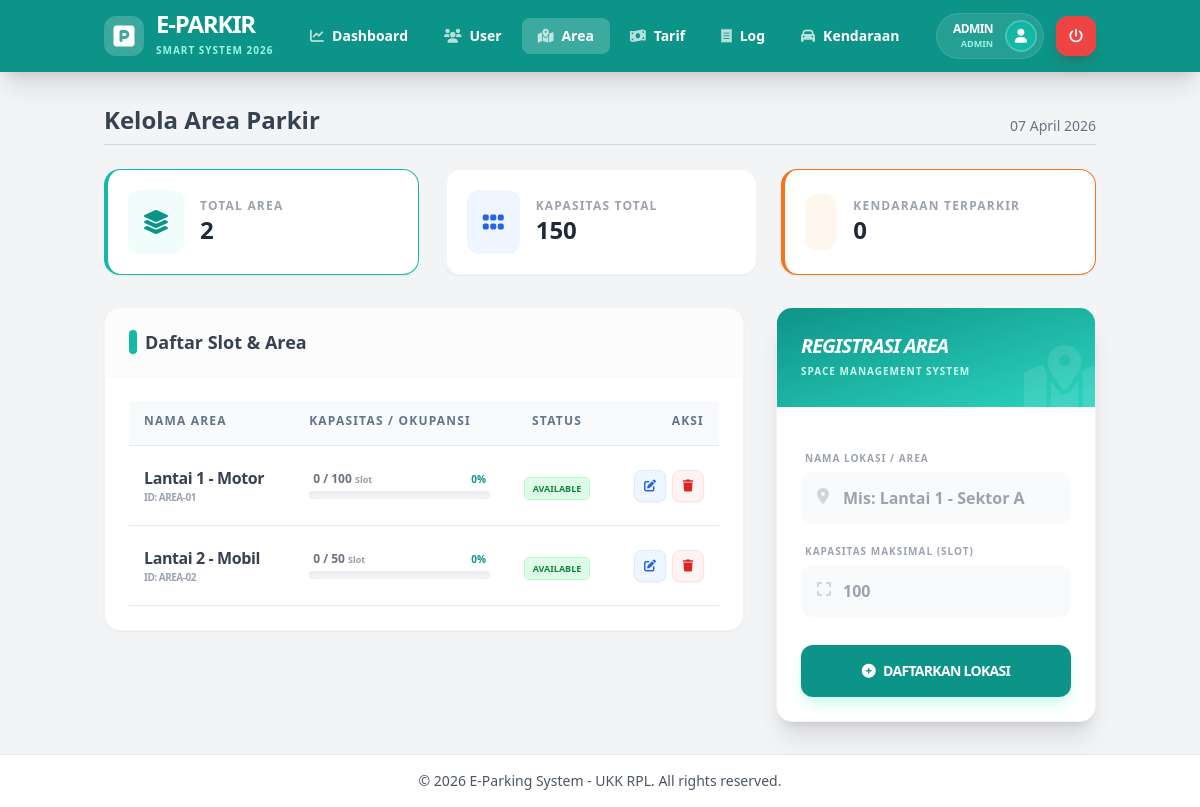
The app's page /pages/admin/area.php (signed in), older data.
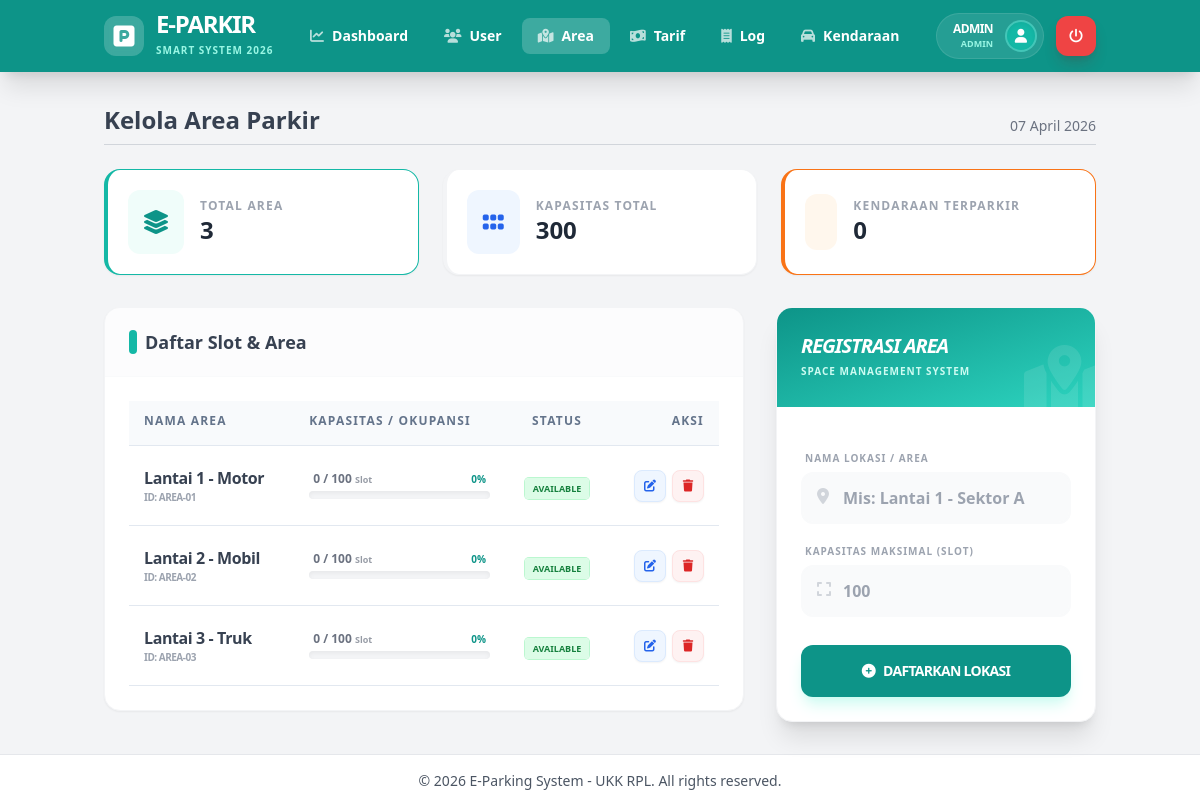
The same page, newer data.
### tables this page shows
CREATE TABLE IF NOT EXISTS area_parkir (
    id_area INT AUTO_INCREMENT PRIMARY KEY,
    nama_area VARCHAR(50) NOT NULL,
    kapasitas INT NOT NULL,
    terisi INT DEFAULT 0
);

### pages/admin/area.php (the view, shortened to what this page needs)
<?php
require_once __DIR__ . '/../../config/db.php';
$page_title = "Kelola Area Parkir";
$is_edit = false;
$edit_nama = '';
$edit_kapasitas = '';
$total_area = mysqli_fetch_assoc(mysqli_query($conn, "SELECT COUNT(*) as total FROM area_parkir"))['total'];
$total_kapasitas = mysqli_fetch_assoc(mysqli_query($conn, "SELECT SUM(kapasitas) as total FROM area_parkir"))['total'];
$total_terisi = mysqli_fetch_assoc(mysqli_query($conn, "SELECT SUM(terisi) as total FROM area_parkir"))['total'];
include __DIR__ . '/../../includes/header.php';
?>
<div class="grid grid-cols-1 md:grid-cols-3 gap-6 mb-8">
    <div class="bg-white rounded-2xl shadow-sm border border-gray-100 p-5 flex items-center space-x-4 hover:shadow-md transition border-l-4 border-teal-500">
        <div class="p-4 bg-teal-50 rounded-xl text-teal-600 font-bold">
            <i class="fas fa-layer-group text-2xl"></i>
        </div>
        <div>
            <p class="text-xs font-bold text-gray-400 uppercase tracking-widest">Total Area</p>
            <h4 class="text-2xl font-black text-gray-800"><?php echo $total_area; ?></h4>
        </div>
    </div>
    <div class="bg-white rounded-2xl shadow-sm border border-gray-100 p-5 flex items-center space-x-4 hover:shadow-md transition border-l-4 border-blue-500">
        <div class="p-4 bg-blue-50 rounded-xl text-blue-600 font-bold">
            <i class="fas fa-grip text-2xl"></i>
        </div>
        <div>
            <p class="text-xs font-bold text-gray-400 uppercase tracking-widest">Kapasitas Total</p>
            <h4 class="text-2xl font-black text-gray-800"><?php echo $total_kapasitas ?? 0; ?></h4>
        </div>
    </div>
    <div class="bg-white rounded-2xl shadow-sm border border-gray-100 p-5 flex items-center space-x-4 hover:shadow-md transition border-l-4 border-orange-500">
        <div class="p-4 bg-orange-50 rounded-xl text-orange-600 font-bold">
        </div>
        <div>
            <p class="text-xs font-bold text-gray-400 uppercase tracking-widest">Kendaraan Terparkir</p>
            <h4 class="text-2xl font-black text-gray-800"><?php echo $total_terisi ?? 0; ?></h4>
        </div>
    </div>
</div>
<div class="flex flex-col lg:flex-row gap-8">
    <div class="w-full lg:w-2/3">
        <div class="bg-white rounded-2xl shadow-sm border border-gray-100 overflow-hidden">
            <div class="px-6 py-5 border-b border-gray-50 bg-gray-50/50 flex justify-between items-center">
                <div class="flex items-center space-x-2">
                    <div class="w-2 h-6 bg-teal-500 rounded-full"></div>
                    <h3 class="text-lg font-bold text-gray-700">Daftar Slot & Area</h3>
                </div>
            </div>
            <div class="overflow-x-auto p-6">
                <table class="w-full">
                    <thead>
                        <tr class="text-left text-gray-400 text-xs font-black uppercase tracking-widest border-b border-gray-100">
                            <th class="pb-4">Nama Area</th>
                            <th class="pb-4">Kapasitas / Okupansi</th>
                            <th class="pb-4 text-center">Status</th>
                            <th class="pb-4 text-right">Aksi</th>
                        </tr>
                    </thead>
                    <tbody class="divide-y divide-gray-50">
                        <?php
                        $query = "SELECT * FROM area_parkir ORDER BY nama_area ASC";
                        $result = mysqli_query($conn, $query);
                        while ($row = mysqli_fetch_assoc($result)):
                            $terisi = $row['terisi'];
                            $kapasitas = $row['kapasitas'];
                            $persen = ($kapasitas > 0) ? ($terisi / $kapasitas) * 100 : 0;
                        ?>
                        <tr class="group hover:bg-teal-50/30 transition-colors">
                            <td class="py-5">
                                <div class="font-black text-gray-700 tracking-tight"><?php echo htmlspecialchars($row['nama_area']); ?></div>
                                <div class="text-[10px] text-gray-400 font-bold uppercase tracking-tighter">ID: AREA-0<?php echo $row['id_area']; ?></div>
                            </td>
                            <td class="py-5">
                                <div class="flex items-center justify-between mb-1.5 px-1">
                                    <span class="text-xs font-bold text-gray-500 leading-none"><?php echo $terisi; ?> / <?php echo $kapasitas; ?> <small class="text-[9px] opacity-70">Slot</small></span>
                                    <span class="text-[10px] font-black text-teal-600 leading-none"><?php echo round($persen); ?>%</span>
                                </div>
                                <div class="w-full h-2 bg-gray-100 rounded-full overflow-hidden shadow-inner">
                                </div>
                            </td>
                            <td class="py-5 text-center">
                                <?php if($persen >= 100): ?>
                                    <span class="px-2 py-1 bg-red-100 text-red-700 rounded text-[9px] font-black uppercase ring-1 ring-red-200">Full</span>
                                <?php else: ?>
                                    <span class="px-2 py-1 bg-green-100 text-green-700 rounded text-[9px] font-black uppercase ring-1 ring-green-200">Available</span>
                                <?php endif; ?>
                            </td>
                            <td class="py-5 text-right">
                                <div class="flex justify-end space-x-1.5">
                                    <a href="area.php?edit=<?php echo $row['id_area']; ?>" class="w-8 h-8 rounded-lg flex items-center justify-center bg-blue-50 text-blue-600 hover:bg-blue-600 hover:text-white transition shadow-sm border border-blue-100">
                                        <i class="fas fa-edit text-xs"></i>
                                    </a>
                                    <a href="area.php?hapus=<?php echo $row['id_area']; ?>" class="w-8 h-8 rounded-lg flex items-center justify-center bg-red-50 text-red-600 hover:bg-red-600 hover:text-white transition shadow-sm border border-red-100" onclick="return confirm('Hapus area ini?');">
                                        <i class="fas fa-trash text-xs"></i>
                                    </a>
                                </div>
                            </td>
                        </tr>
                        <?php endwhile; ?>
                    </tbody>
                </table>
            </div>
        </div>
    </div>
    <div class="w-full lg:w-1/3">
        <div class="bg-white rounded-2xl shadow-xl border border-gray-100 overflow-hidden sticky top-8">
            <div class="bg-gradient-to-br from-teal-600 to-teal-400 px-6 py-7 text-white relative">
                <i class="fas fa-map-marked-alt absolute right-[-10px] bottom-[-10px] text-7xl opacity-10"></i>
                <h3 class="text-xl font-black italic tracking-tighter uppercase leading-none">
                    <?php echo $is_edit ? 'Update Konfigurasi' : 'Registrasi Area'; ?>
                </h3>
                <p class="text-teal-100 text-[10px] font-bold uppercase tracking-widest mt-2">Space Management System</p>
            </div>
            <form method="POST" action="area.php" class="p-6 space-y-5">
                <div>
                    <label class="block text-[10px] font-black text-gray-400 uppercase tracking-widest mb-1.5 pl-1">Nama Lokasi / Area</label>
                    <div class="relative group">
                        <span class="absolute left-4 top-3 text-gray-300 group-focus-within:text-teal-500 transition"><i class="fas fa-location-dot"></i></span>
                        <input type="text" name="nama_area" class="w-full pl-10 pr-4 py-3 bg-gray-50 border-2 border-gray-50 rounded-xl focus:outline-none focus:border-teal-500 focus:bg-white transition text-gray-700 font-bold"
                        value="<?php echo htmlspecialchars($edit_nama); ?>" required placeholder="Mis: Lantai 1 - Sektor A">
                    </div>
                </div>
                <div>
                    <label class="block text-[10px] font-black text-gray-400 uppercase tracking-widest mb-1.5 pl-1">Kapasitas Maksimal (Slot)</label>
                    <div class="relative group">
                        <span class="absolute left-4 top-3 text-gray-300 group-focus-within:text-teal-500 transition"><i class="fas fa-expand"></i></span>
                        <input type="number" name="kapasitas" class="w-full pl-10 pr-4 py-3 bg-gray-50 border-2 border-gray-50 rounded-xl focus:outline-none focus:border-teal-500 focus:bg-white transition text-gray-700 font-black"
                        value="<?php echo htmlspecialchars($edit_kapasitas); ?>" required placeholder="100">
                    </div>
                </div>
                <div class="pt-2 space-y-3">
                    <button type="submit" class="w-full bg-teal-600 hover:bg-teal-700 text-white font-black py-4 rounded-xl transition shadow-lg shadow-teal-100 flex items-center justify-center space-x-2 uppercase text-sm tracking-tighter">
                        <i class="fas <?php echo $is_edit ? 'fa-rotate' : 'fa-plus-circle'; ?>"></i>
                        <span><?php echo $is_edit ? 'Simpan Perubahan' : 'Daftarkan Lokasi'; ?></span>
                    </button>
                </div>
            </form>
        </div>
    </div>
</div>
<?php include __DIR__ . '/../../includes/footer.php'; ?>

### includes/header.php (shortened to what this page needs)
<!DOCTYPE html>
<html lang="id">
<head>
    <script src="https://cdn.tailwindcss.com"></script>
    <link rel="stylesheet" href="https://cdnjs.cloudflare.com/ajax/libs/font-awesome/6.0.0/css/all.min.css">
    <link rel="stylesheet" href="/assets/style.css">
</head>
<body class="bg-gray-100 min-h-screen flex flex-col">
    <nav class="bg-teal-600 text-white shadow-xl sticky top-0 z-50">
        <div class="container mx-auto px-4">
            <div class="flex justify-between items-center py-3">
                <a href="../admin/dashboard.php" class="flex items-center space-x-3 group cursor-pointer">
                    <div class="w-10 h-10 bg-white/20 backdrop-blur-sm rounded-xl flex items-center justify-center transform group-hover:rotate-12 transition duration-300">
                        <i class="fas fa-parking text-2xl text-white"></i>
                    </div>
                    <div>
                        <h1 class="text-2xl font-black tracking-tighter leading-none">E-PARKIR</h1>
                        <span class="text-[10px] text-teal-200 font-bold uppercase tracking-widest">Smart System 2026</span>
                    </div>
                </a>
                <div class="hidden lg:flex items-center space-x-1">
                    <?php if ($_SESSION['role'] == 'admin'): ?>
                        <a href="../admin/dashboard.php" class="px-4 py-2 rounded-lg hover:bg-white/10 transition font-bold text-sm flex items-center space-x-2 <?php echo strpos($_SERVER['PHP_SELF'], 'dashboard.php') !== false ? 'bg-white/20' : ''; ?>">
                            <i class="fas fa-chart-line opacity-70"></i> <span>Dashboard</span>
                        </a>
                        <a href="../admin/users.php" class="px-4 py-2 rounded-lg hover:bg-white/10 transition font-bold text-sm flex items-center space-x-2 <?php echo strpos($_SERVER['PHP_SELF'], 'users.php') !== false ? 'bg-white/20' : ''; ?>">
                            <i class="fas fa-users opacity-70"></i> <span>User</span>
                        </a>
                        <a href="../admin/area.php" class="px-4 py-2 rounded-lg hover:bg-white/10 transition font-bold text-sm flex items-center space-x-2 <?php echo strpos($_SERVER['PHP_SELF'], 'area.php') !== false ? 'bg-white/20' : ''; ?>">
                            <i class="fas fa-map-location-dot opacity-70"></i> <span>Area</span>
                        </a>
                        <a href="../admin/tarif.php" class="px-4 py-2 rounded-lg hover:bg-white/10 transition font-bold text-sm flex items-center space-x-2 <?php echo strpos($_SERVER['PHP_SELF'], 'tarif.php') !== false ? 'bg-white/20' : ''; ?>">
                            <i class="fas fa-money-bill-wave opacity-70"></i> <span>Tarif</span>
                        </a>
                        <a href="../admin/logs.php" class="px-4 py-2 rounded-lg hover:bg-white/10 transition font-bold text-sm flex items-center space-x-2 <?php echo strpos($_SERVER['PHP_SELF'], 'logs.php') !== false ? 'bg-white/20' : ''; ?>">
                            <i class="fas fa-receipt opacity-70"></i> <span>Log</span>
                        </a>
                        <a href="../admin/kendaraan.php" class="px-4 py-2 rounded-lg hover:bg-white/10 transition font-bold text-sm flex items-center space-x-2 <?php echo strpos($_SERVER['PHP_SELF'], 'kendaraan.php') !== false ? 'bg-white/20' : ''; ?>">
                            <i class="fas fa-car opacity-70"></i> <span>Kendaraan</span>
                        </a>
                    <?php endif; ?>
                </div>
                <div class="flex items-center space-x-3">
                    <div class="flex items-center space-x-3 bg-white/10 py-1.5 pl-4 pr-1.5 rounded-full border border-white/10">
                        <div class="text-right hidden sm:block">
                            <div class="text-xs font-black uppercase tracking-tighter text-white"><?php echo $_SESSION['username']; ?></div>
                            <div class="text-[9px] font-bold text-teal-200"><?php echo strtoupper($_SESSION['role']); ?></div>
                        </div>
                        <div class="w-8 h-8 rounded-full bg-teal-500 border-2 border-white/20 flex items-center justify-center text-white shadow-inner overflow-hidden">
                            <i class="fas fa-user text-sm"></i>
                        </div>
                    </div>
                    <a href="../../logout.php" class="w-10 h-10 rounded-xl bg-red-500 hover:bg-red-600 flex items-center justify-center transition shadow-lg shadow-red-900/20 group" title="Logout">
                        <i class="fas fa-power-off text-sm group-hover:scale-110 transition"></i>
                    </a>
                </div>
            </div>
        </div>
    </nav>
    <main class="container mx-auto px-4 py-8 flex-grow">
        <div class="mb-6 flex justify-between items-end border-b border-gray-300 pb-2">
            <h2 class="text-2xl font-bold text-gray-700">
                <?php echo isset($page_title) ? $page_title : 'Dashboard'; ?>
            </h2>
            <span class="text-sm text-gray-500"><?php echo date('d F Y'); ?></span>
        </div>

### includes/footer.php
    </main>
    <footer class="bg-white border-t border-gray-200 mt-auto">
        <div class="container mx-auto px-4 py-4 text-center text-gray-600 text-sm">
            &copy; 2026 E-Parking System - UKK RPL. All rights reserved.
        </div>
    </footer>
</body>
</html>

### assets/style.css (style rules this page uses)
:root { --primary: #0d9488; --secondary: #64748b; --success: #22c55e; --danger: #ef4444; --light: #f1f5f9; --dark: #1e293b; --white: #ffffff; }
* { box-sizing: border_box; margin: 0; padding: 0; font-family: 'Segoe UI', Tahoma, Geneva, Verdana, sans-serif; }
body { background-color: var(--light); color: var(--dark); display: flex; min-height: 100vh; }
table { width: 100%; border-collapse: collapse; }
th, td { padding: 12px 15px; text-align: left; border-bottom: 1px solid #e2e8f0; }
th { background-color: #f8fafc; color: var(--secondary); font-weight: 600; }

### includes/header.php (style rules this page uses)
body { font-family: 'Inter', sans-serif; background-color: #f3f4f6; }

Row changes from the older to the newer data that the page shows:
changed area_parkir "Lantai 2 - Mobil": kapasitas "50" → "100"
added area_parkir: nama_area "Lantai 3 - Truk", id_area "3", terisi "0", kapasitas "100", shows "AVAILABLE"
Text that changed along with them:
$total_area: "2" → "3"
$total_kapasitas: "150" → "300"
